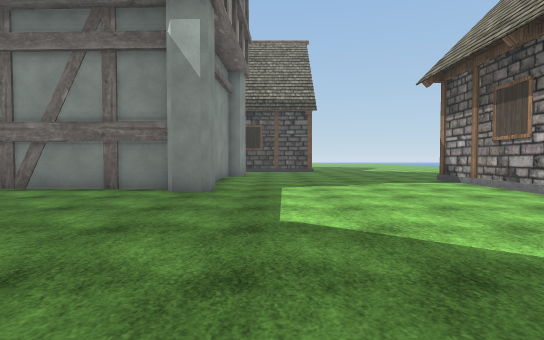
view 1 (above)

21 first-person views from a walk through a 3-D level made in the Unity game engine. The camera is 1.3 m above the floor, tilts 2° down and sees 80° across. The floor is counted in squares, 2 m on a side. Each view is taken from the middle of a square. On the plan, view 1 faces up. The plan holds only what a view shows up to about 10 squares ahead; the rest is blank. The place goes on beyond the plan. The player is left out. Some animated figures are left out. Some surface patterns are stand-ins.

view 2
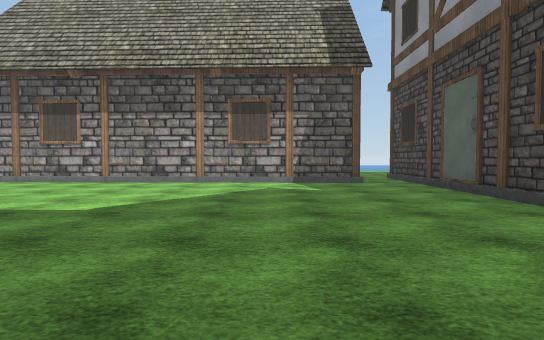

view 3
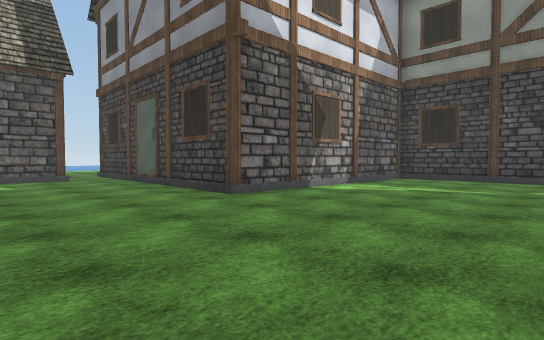

view 4
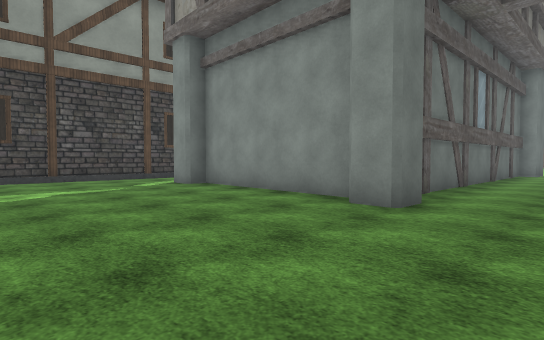

view 5
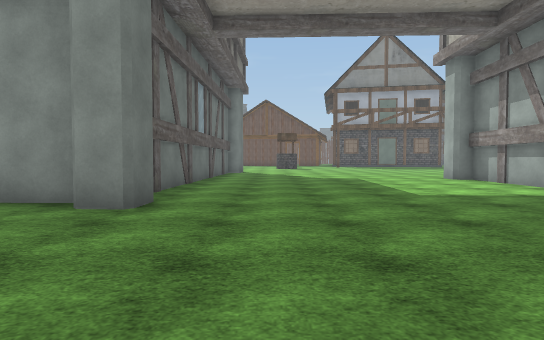

view 6
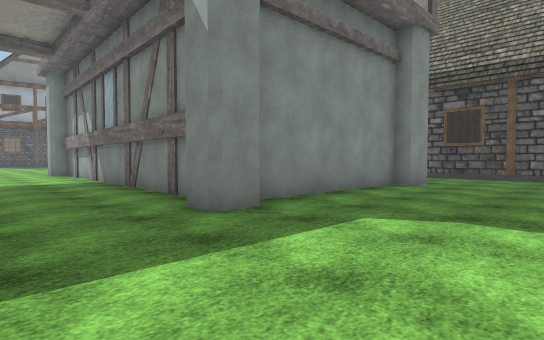

view 7
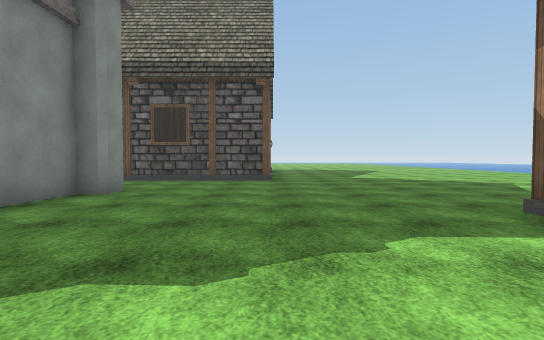

view 8
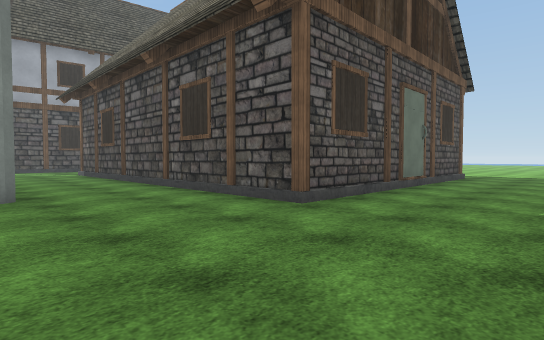

view 9
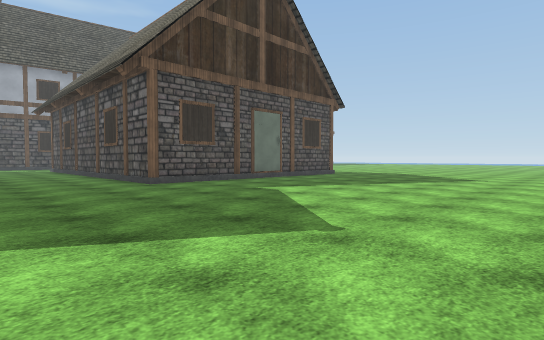

view 10
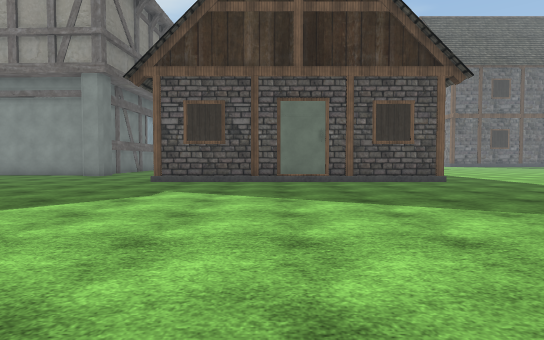

view 11
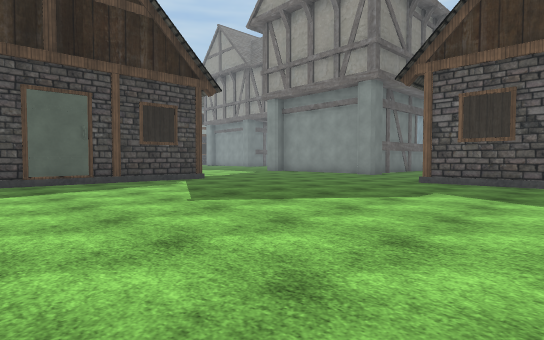

view 12
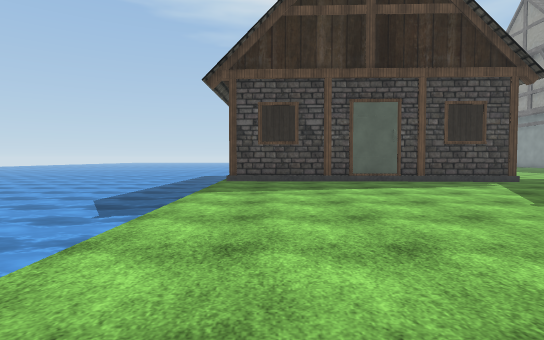

view 13
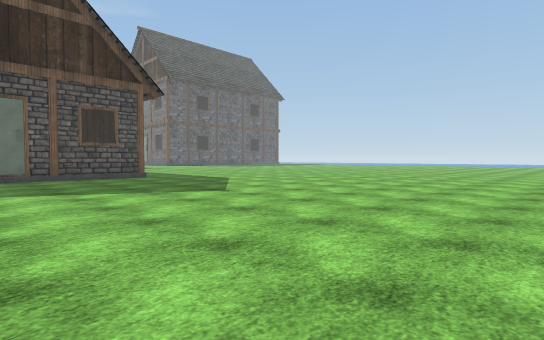

view 14
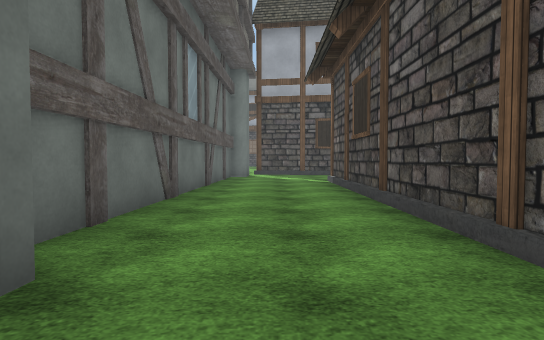

view 15
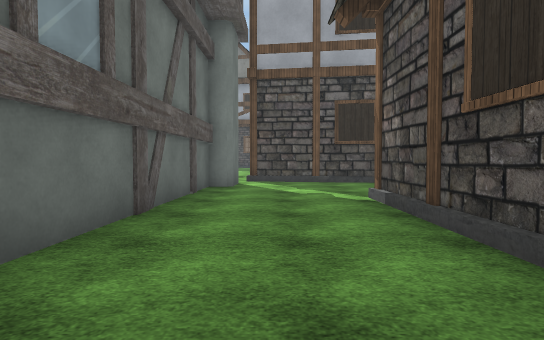

view 16
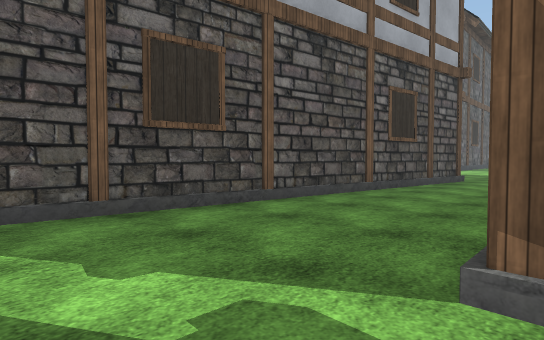

view 17
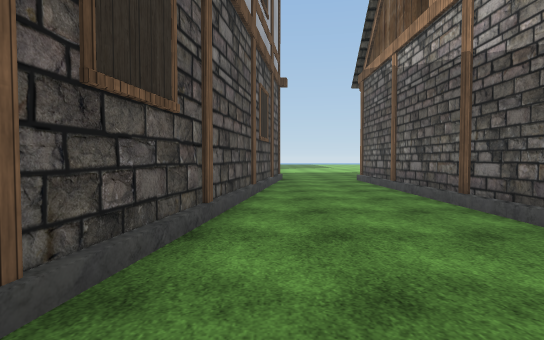

view 18
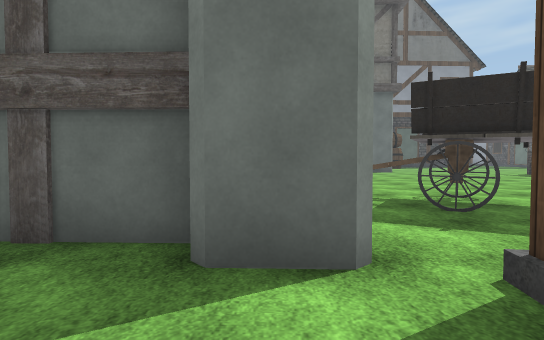

view 19
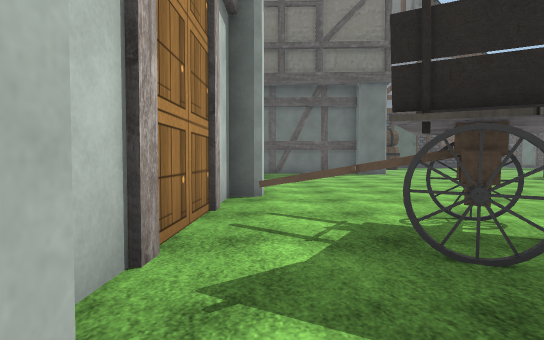

view 20
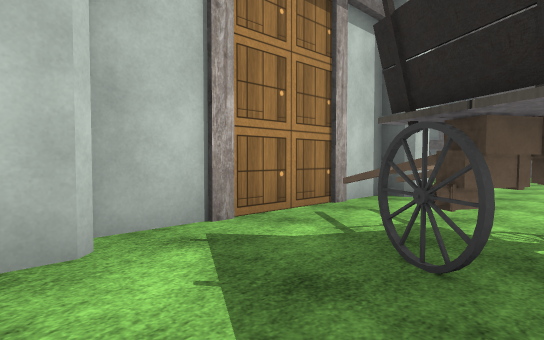

view 21
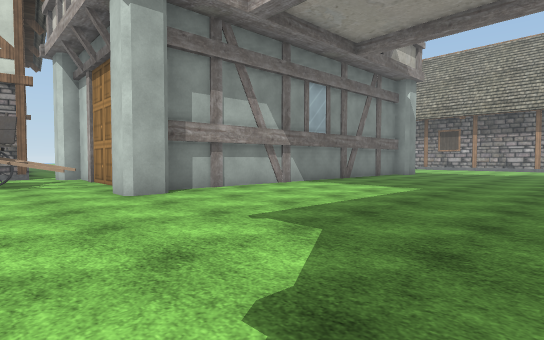

### Floor plan
Key: @ floor where view 1 was taken; # wall or solid block; . floor; = window, fence, low wall or low ledge; ≈ water the walk keeps out of; T thing the floor can be seen under or through.
Columns run from 15 left of view 1 to 14 right of it. Each row starts with its distance up from view 1.
 24    #..#          #...........
 23    #..#          #...........
 22   ##..#          #...........
 21   #...#          #...........
 20   #...#          #...........
 19   #...#          #...........
 18   #...#          #...........
 17   #...#          #...........
 16   #...############...........≈
 15  ##..........................≈
 14  #...........................≈
 13 ...#.........................≈
 12 ...###########...............≈
 11 TT.#         #...............≈
 10 TT=#         #.......##......≈
  9 ..=#         #......#########
  8 ...#         #......#
  7 ...###########......#
  6 ....................#
  5 ....................#
  4 ....................#
  3 ....................#
  2 ....................#
  1 ....................#
  0  ..............@....#
 -1  #####.##...........#
 -2      ####.............
 -3         #.....########
 -4         #.....#
 -5         #.....#
 -6         #.....#
 -7         #.....#
 -8         ......#
 -9          .....#
-10          ######

Where each view was taken, in squares from view 1:
view 1: 0 up, 0 right, facing up
view 2: 1 up, 4 left, facing right
view 3: 1 up, 6 left, facing down-right
view 4: 1 up, 2 left, facing down-left
view 5: 1 up, 2 left, facing left
view 6: 4 up, 2 right, facing up-left
view 7: 6 up, 2 right, facing up
view 8: 12 up, 5 right, facing up-left
view 9: 12 up, 10 right, facing up-left
view 10: 19 up, 11 right, facing left
view 11: 19 up, 11 right, facing down-left
view 12: 19 up, 12 right, facing down
view 13: 19 up, 13 right, facing up-left
view 14: 14 up, 0 right, facing left
view 15: 14 up, 4 left, facing left
view 16: 14 up, 9 left, facing up-left
view 17: 14 up, 12 left, facing up
view 18: 15 up, 12 left, facing down
view 19: 13 up, 13 left, facing down
view 20: 13 up, 15 left, facing down-right
view 21: 1 up, 15 left, facing up-right
